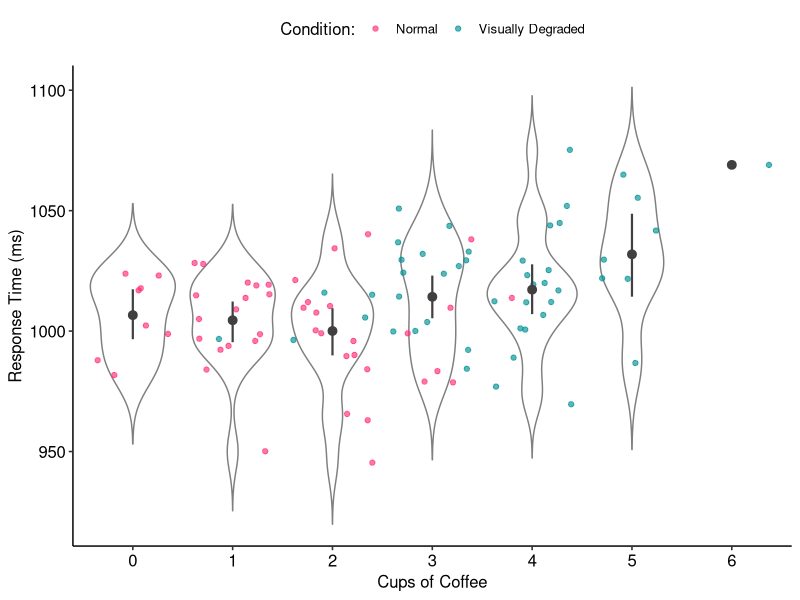
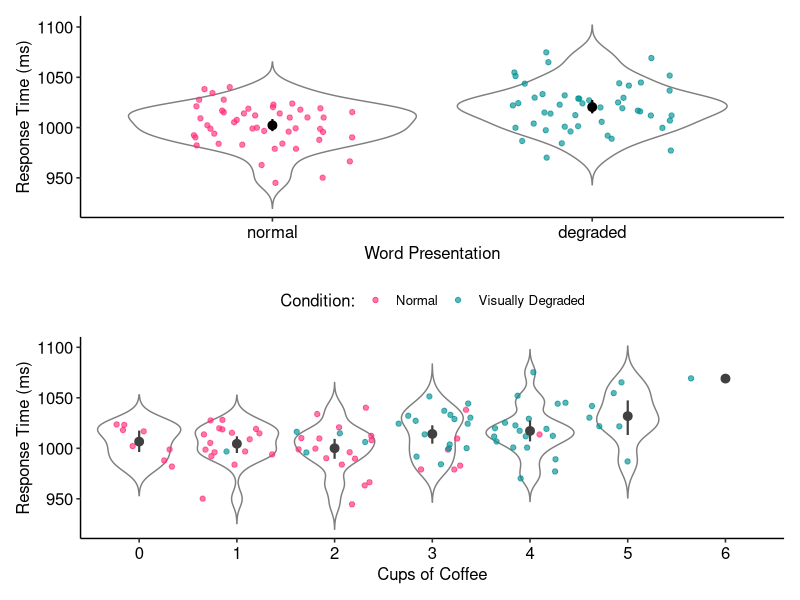

Write R code to recreate these figures, in order.
library(tidyverse)
library(ggpubr)
library(afex)
library(emmeans)
library(patchwork)

### ANOVA ----------------------------------------------------------------------
assignment_dataset_2 <- read_csv("assignment_dataset_2.csv")

tidied_dataset_2 <- assignment_dataset_2 %>%
  mutate(condition = recode(condition,
    "condition_a" = "normal",
    "condition_b" = "degraded"
  )) %>%
  transmute(
    subject = factor(participant),
    condition = factor(condition,
      levels = c("normal", "degraded"),
    ),
    RT = response_time,
    caffeine = ordered(caffeine)
  )

contrasts(tidied_dataset_2$caffeine) <- contr.sum(7) # Use deviation coding to compare the given means of each level of caffeine to the overall mean for each condition. contr.sum is a sum contrast matrix

tidied_dataset_2 %>%
  group_by(condition, caffeine) %>%
  summarise(mean = mean(RT), sd = sd(RT))

condition_caffeine_plot <- tidied_dataset_2 %>%
  ggplot(aes(x = caffeine, y = RT)) +
  geom_violin(trim = FALSE, colour = "grey50", alpha = 0) +
  geom_jitter(width = .4, alpha = .65, aes(colour = condition)) +
  stat_summary(fun.data = "mean_cl_boot", colour = "grey25", linewidth = .75) +
  labs(
    x = "Cups of Coffee",
    y = "Response Time (ms)",
    col = "Condition:"
  ) +
  theme_pubr() +
  color_palette(
    palette = c("#FF2D79", "#009093"),
    labels = c("Normal", "Visually Degraded")
  ) +
  theme(text = element_text(size = 12))

condition_caffeine_plot

model_anova_2 <- aov_4(
  RT ~ condition + (1 | subject),
  data = tidied_dataset_2
)

model_ancova_2 <- aov_4(
  RT ~ condition + caffeine + (1 | subject),
  data = tidied_dataset_2,
  factorize = FALSE
)

anova(model_anova_2)
anova(model_ancova_2)

emmeans(model_ancova_2, pairwise ~ condition)

### Linear Model Equivalent ----------------------------------------------------
tidied_dataset_2 %>%
  group_by(condition, caffeine) %>%
  summarise(mean = mean(RT))

condition_plot <- tidied_dataset_2 %>%
  ggplot(aes(x = condition, y = RT, colour = condition)) +
  geom_violin(trim = FALSE, colour = "grey50", alpha = 0) +
  geom_jitter(width = .25, alpha = .65) +
  stat_summary(fun.data = "mean_cl_boot", colour = "black", linewidth = .75) +
  guides(colour = "none") +
  labs(x = "Word Presentation", y = "Response Time (ms)") +
  theme_pubr() +
  color_palette(palette = c("#FF2D79", "#009093")) +
  theme(text = element_text(size = 12))

condition_plot / condition_caffeine_plot

model_2_lm <- lm(
  RT ~ condition + caffeine,
  data = tidied_dataset_2
)

summary(model_2_lm)

### Other Contrast Models ------------------------------------------------------
forward.diff <- matrix(c(6/7, -1/7, -1/7, -1/7, -1/7, -1/7, -1/7,
                         5/7, 5/7, -2/7, -2/7, -2/7, -2/7, -2/7,
                         4/7, 4/7, 4/7, -3/7, -3/7, -3/7, -3/7,
                         3/7, 3/7, 3/7, 3/7, -4/7, -4/7, -4/7,
                         2/7, 2/7, 2/7, 2/7, 2/7, -5/7, -5/7,
                         1/7, 1/7, 1/7, 1/7, 1/7, 1/7, -6/7), ncol = 6)

backward.diff <- matrix(c(-6/7, 1/7, 1/7, 1/7, 1/7, 1/7, 1/7,
                          -5/7, -5/7, 2/7, 2/7, 2/7, 2/7, 2/7,
                          -4/7, -4/7, -4/7, 3/7, 3/7, 3/7, 3/7,
                          -3/7, -3/7, -3/7, -3/7, 4/7, 4/7, 4/7,
                          -2/7, -2/7, -2/7, -2/7, -2/7, 5/7, 5/7,
                          -1/7, -1/7, -1/7, -1/7, -1/7, -1/7, 6/7), ncol = 6)
